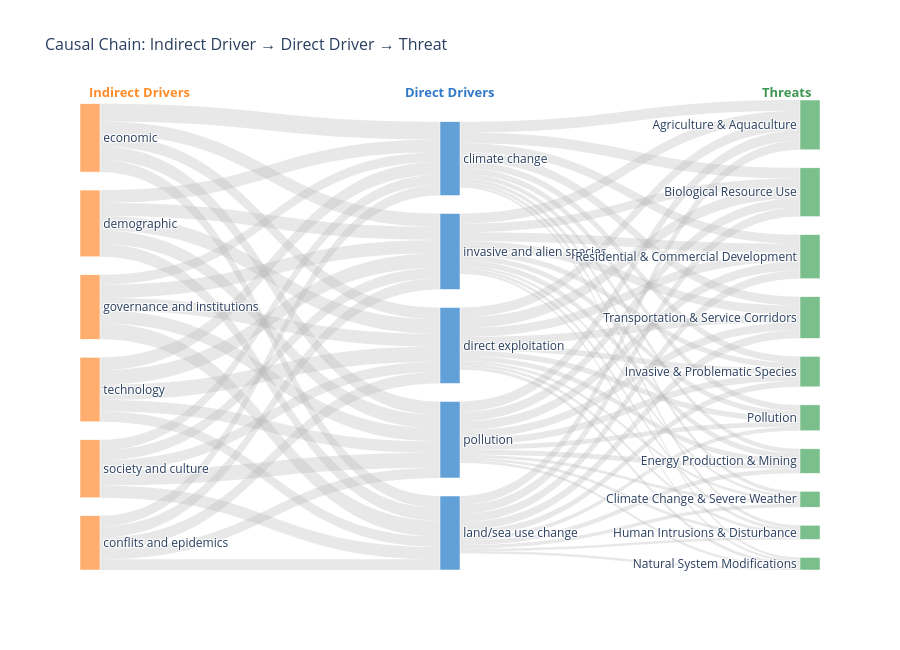

Notebook cell for this chart:
### Markdown cell above
## Step 6: Sankey Diagram — Indirect Driver → Direct Driver → Threat

### Code cell
sankey_rows = []
for _, row in df.iterrows():
    indirects = [i.strip() for i in str(row['Indirect_driver']).split(';')
                 if i.strip() and i.strip().lower() != 'unknown']
    directs   = [d.strip() for d in str(row['Direct_driver']).split(';')
                 if d.strip() and d.strip().lower() != 'unknown']
    threats   = [t.strip() for t in str(row['Threat1_decoded']).split(';')
                 if t.strip() and t.strip().lower() not in ('unknown', 'nan')]

    for ind in indirects:
        for dir_ in directs:
            sankey_rows.append({'source': f'IND: {ind}', 'target': f'DIR: {dir_}'})
    for dir_ in directs:
        for thr in threats:
            sankey_rows.append({'source': f'DIR: {dir_}', 'target': f'THR: {thr}'})

df_sankey = (
    pd.DataFrame(sankey_rows)
    .groupby(['source', 'target'])
    .size()
    .reset_index(name='value')
)

all_nodes = list(dict.fromkeys(df_sankey['source'].tolist() + df_sankey['target'].tolist()))
node_idx = {n: i for i, n in enumerate(all_nodes)}

def node_color(label):
    if label.startswith('IND:'): return 'rgba(255, 160, 86, 0.85)'
    if label.startswith('DIR:'): return 'rgba(70, 145, 210, 0.85)'
    return 'rgba(100, 180, 120, 0.85)'

node_colors = [node_color(n) for n in all_nodes]
node_labels = [n.split(': ', 1)[1] for n in all_nodes]

fig_sankey = go.Figure(go.Sankey(
    arrangement='snap',
    node=dict(
        pad=18,
        thickness=20,
        line=dict(color='white', width=0.5),
        label=node_labels,
        color=node_colors,
    ),
    link=dict(
        source=[node_idx[s] for s in df_sankey['source']],
        target=[node_idx[t] for t in df_sankey['target']],
        value=df_sankey['value'].tolist(),
        color='rgba(180, 180, 180, 0.3)',
    ),
))

fig_sankey.update_layout(
    title_text='Causal Chain: Indirect Driver → Direct Driver → Threat',
    title_font_size=16,
    height=650,
    font=dict(size=12),
    annotations=[
        dict(x=0.01, y=1.04, xref='paper', yref='paper',
             text='<b>Indirect Drivers</b>', showarrow=False,
             font=dict(color='rgba(255,140,40,1)', size=13)),
        dict(x=0.50, y=1.04, xref='paper', yref='paper',
             text='<b>Direct Drivers</b>', showarrow=False,
             font=dict(color='rgba(50,120,200,1)', size=13)),
        dict(x=0.99, y=1.04, xref='paper', yref='paper',
             text='<b>Threats</b>', showarrow=False,
             font=dict(color='rgba(60,150,80,1)', size=13)),
    ],
)
display(fig_sankey)

### Figure 1 — Plotly figure (JSON) as saved in the notebook; plotly's stock layout.template omitted (floating-point values rounded to 4 significant figures)
{"data": [{"arrangement": "snap", "link": {"color": "rgba(180, 180, 180, 0.3)", "source": [0, 0, 0, 0, 0, 0, 0, 0, 0, 0, 1, 1, 1, 1, 1, 1, 1, 1, 1, 1, 2, 2, 2, 2, 2, 2, 2, 2, 2, 2, 3, 3, 3, 3, 3, 3, 3, 3, 3, 3, 4, 4, 4, 4, 4, 4, 4, 4, 4, 4, 5, 5, 5, 5, 5, 6, 6, 6, 6, 6, 7, 7, 7, 7, 7, 8, 8, 8, 8, 8, 9, 9, 9, 9, 9, 10, 10, 10, 10, 10], "target": [11, 12, 13, 14, 15, 16, 17, 18, 19, 20, 11, 12, 13, 14, 15, 16, 17, 18, 19, 20, 11, 12, 13, 14, 15, 16, 17, 18, 19, 20, 11, 12, 13, 14, 15, 16, 17, 18, 19, 20, 11, 12, 13, 14, 15, 16, 17, 18, 19, 20, 0, 1, 2, 3, 4, 0, 1, 2, 3, 4, 0, 1, 2, 3, 4, 0, 1, 2, 3, 4, 0, 1, 2, 3, 4, 0, 1, 2, 3, 4], "value": [180, 176, 62, 75, 54, 111, 37, 102, 152, 149, 163, 181, 48, 81, 46, 95, 54, 94, 147, 128, 165, 148, 44, 92, 48, 89, 39, 87, 147, 147, 149, 150, 58, 77, 42, 101, 41, 69, 135, 135, 171, 156, 52, 83, 46, 112, 38, 79, 152, 132, 177, 191, 187, 177, 170, 213, 242, 218, 213, 223, 294, 197, 220, 200, 225, 162, 211, 220, 262, 217, 170, 168, 172, 205, 248, 211, 254, 245, 173, 189]}, "node": {"color": ["rgba(70, 145, 210, 0.85)", "rgba(70, 145, 210, 0.85)", "rgba(70, 145, 210, 0.85)", "rgba(70, 145, 210, 0.85)", "rgba(70, 145, 210, 0.85)", "rgba(255, 160, 86, 0.85)", "rgba(255, 160, 86, 0.85)", "rgba(255, 160, 86, 0.85)", "rgba(255, 160, 86, 0.85)", "rgba(255, 160, 86, 0.85)", "rgba(255, 160, 86, 0.85)", "rgba(100, 180, 120, 0.85)", "rgba(100, 180, 120, 0.85)", "rgba(100, 180, 120, 0.85)", "rgba(100, 180, 120, 0.85)", "rgba(100, 180, 120, 0.85)", "rgba(100, 180, 120, 0.85)", "rgba(100, 180, 120, 0.85)", "rgba(100, 180, 120, 0.85)", "rgba(100, 180, 120, 0.85)", "rgba(100, 180, 120, 0.85)"], "label": ["climate change", "direct exploitation", "invasive and alien species", "land/sea use change", "pollution", "conflits and epidemics", "demographic", "economic", "governance and institutions", "society and culture", "technology", "Agriculture & Aquaculture", "Biological Resource Use", "Climate Change & Severe Weather", "Energy Production & Mining", "Human Intrusions & Disturbance", "Invasive & Problematic Species", "Natural System Modifications", "Pollution", "Residential & Commercial Development", "Transportation & Service Corridors"], "line": {"color": "white", "width": 0.5}, "pad": 18, "thickness": 20}, "type": "sankey"}], "layout": {"annotations": [{"font": {"color": "rgba(255,140,40,1)", "size": 13}, "showarrow": false, "text": "<b>Indirect Drivers</b>", "x": 0.01, "xref": "paper", "y": 1.04, "yref": "paper"}, {"font": {"color": "rgba(50,120,200,1)", "size": 13}, "showarrow": false, "text": "<b>Direct Drivers</b>", "x": 0.5, "xref": "paper", "y": 1.04, "yref": "paper"}, {"font": {"color": "rgba(60,150,80,1)", "size": 13}, "showarrow": false, "text": "<b>Threats</b>", "x": 0.99, "xref": "paper", "y": 1.04, "yref": "paper"}], "font": {"size": 12}, "height": 650, "title": {"font": {"size": 16}, "text": "Causal Chain: Indirect Driver → Direct Driver → Threat"}}}
